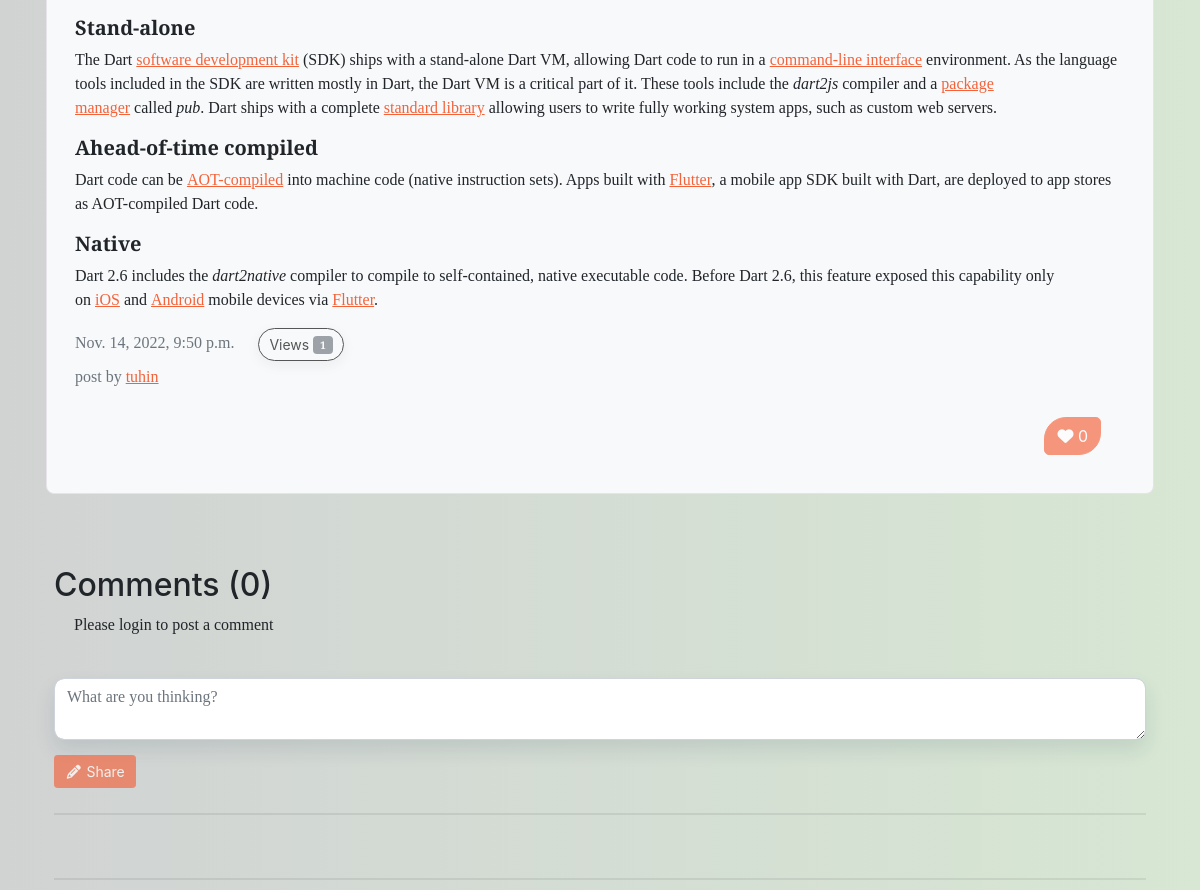
The app's page /blog/This article is about DART (middle part), older data.
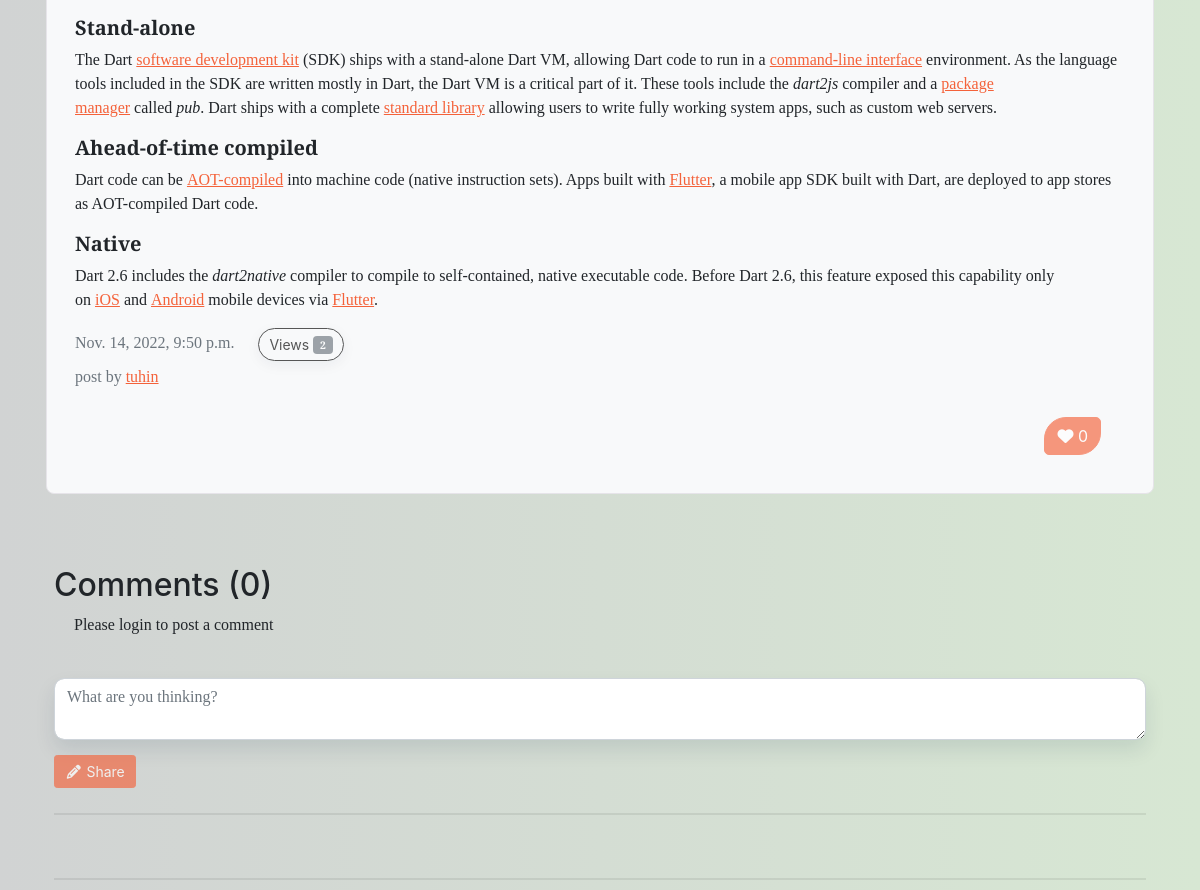
The same page, newer data.
### blog/models.py (models this page shows, shortened)
class Post(models.Model):
     sno = models.AutoField(primary_key=True)
     title = models.CharField(max_length=255)
     content = models.TextField()
     author = models.CharField(max_length=100)
     slug = models.CharField(max_length=130)
     totalviews = models.IntegerField(default=0)
     views = models.IntegerField(default=0)
     likes = models.IntegerField(default=0)
     timeStamp = models.DateTimeField(default=now)

### blog/views.py (the view)
# urls.py: path('<str:slug>', views.blogPost, name="blogPost"),
def blogPost(request, slug):
    a, b = [], []
    c, d = 0, 0
    post = Post.objects.filter(slug=slug).first()
    post.totalviews = post.totalviews + 1
    post.save()
    user = request.user
    for ite in Like.objects.filter(post=post):
        if ite.user not in a:
            a.append(ite.user)
            c += 1
    post.likes = c
    post.save()
    for item in View.objects.filter(post=post):
        if item.user not in b:
            b.append(item.user)
            d += 1
    post.views = d
    post.save()
    comments = BlogComment.objects.filter(post=post, parent=None)
    replies = BlogComment.objects.filter(post=post).exclude(parent=None)
    replyDict={}
    for reply in replies:
        if reply.parent.sno not in replyDict.keys():
            replyDict[reply.parent.sno]=[reply]
        else:
            replyDict[reply.parent.sno].append(reply)
    context={'post':post, 'comments': comments, 'user': request.user, 'replyDict': replyDict, }
    return render(request, "blog/blogpost.html", context)

### templates/blog/blogpost.html (shortened to what this page needs)
{% extends 'base.html' %}
{% load humanize %}
{% load extras %}
{% block body %}
<div class="container py-5 px-3">
    <div class="p-1 mb-4 bg-light rounded-3" style="border: 1px solid #e6e4e9 !important;border-radius: 8px !important;">
      <div class="container-fluid py-5" >
        <p class="fs-5" style="font-family: 'Caveat', cursive;">{{post.content|safe}}</p>
        <div class="mb-1 text-muted">{{post.timeStamp}}<span class="mx-4"><button type="button" class="btn btn-light btn-sm" disabled style="border-color: black;
          border-radius: 30px 30px 30px 30px !important;
          box-shadow: 0 4px 15px 0 rgb(7 42 68 / 9%);">
          Views <span class="badge text-bg-secondary">{{post.views}}</span>
        </button></span></div>
        <div class="mb-1 text-muted">post by <a href="#">{{post.author}}</a></div>
        {% if user.is_authenticated %}
        <form action="/blog/postLike" method="post">{% csrf_token %}
        <div class="d-flex justify-content-end p-4">
        <button type="submit" class="btn btn-primary" style="border-radius: 22px 5px 22px 5px;position: absolute;">
          <i class="fa-solid fa-heart"></i> {{post.likes}}
        </button>
        <input type="hidden" name="lSno" value="{{post.sno}}">
      </form>
      {% else %}
        <div class="d-flex justify-content-end p-4">
        <button type="submit" class="btn btn-primary" style="border-radius: 22px 5px 22px 5px;position: absolute;" disabled>
          <i class="fa-solid fa-heart"></i> {{post.likes}}
        </button>
      {% endif %}
      </div>
      </div>
    </div>
</div>
<div class="container bootdey">
  <div class="col-md-12 bootstrap snippets">
  <div class="panel">
    <h2>Comments <span>({{comments.count}})</span></h2>
    {% if user.is_authenticated %}
    <form action="/blog/postComment" method="post">{% csrf_token %}
      <div class="panel-body">
        <textarea class="form-control" rows="2" placeholder="What are you thinking?" type="text" name="comment" style="border-radius: 10px 10px 10px 10px!important;
        box-shadow: 0 10px 20px 0 rgb(7 42 68 / 10%);"></textarea>
        <input type="hidden" name="postSno" value="{{post.sno}}">
        <div class="mar-top clearfix">
        <button class="btn btn-sm btn-primary pull-right" type="submit" value="submit"><i class="fa fa-pencil fa-fw"></i> Share</button>
        {% comment %} <a class="btn btn-trans btn-icon fa fa-video-camera add-tooltip" href="#"></a>
        <a class="btn btn-trans btn-icon fa fa-camera add-tooltip" href="#"></a>
        <a class="btn btn-trans btn-icon fa fa-file add-tooltip" href="#"></a> {% endcomment %}
      </div>
    </form>
    {% else %}
    <p style="padding-left: 20px;">Please login to post a comment</p>
      <div class="panel-body">
        <textarea class="form-control" rows="2" placeholder="What are you thinking?" type="text" name="comment" style="border-radius: 10px 10px 10px 10px!important;
        box-shadow: 0 10px 20px 0 rgb(7 42 68 / 10%);"></textarea>
        <div class="mar-top clearfix">
        <button class="btn btn-sm btn-primary pull-right" disabled><i class="fa fa-pencil fa-fw"></i> Share</button>
      </div>
    {% endif %}
    </div>
  </div>
  <div class="panel">
      <div class="panel-body">
    </div>
  </div>
  </div>
  </div>
{% endblock body %}

Row changes from the older to the newer data that the page shows:
changed Post "tuhin": views "1" → "2"
